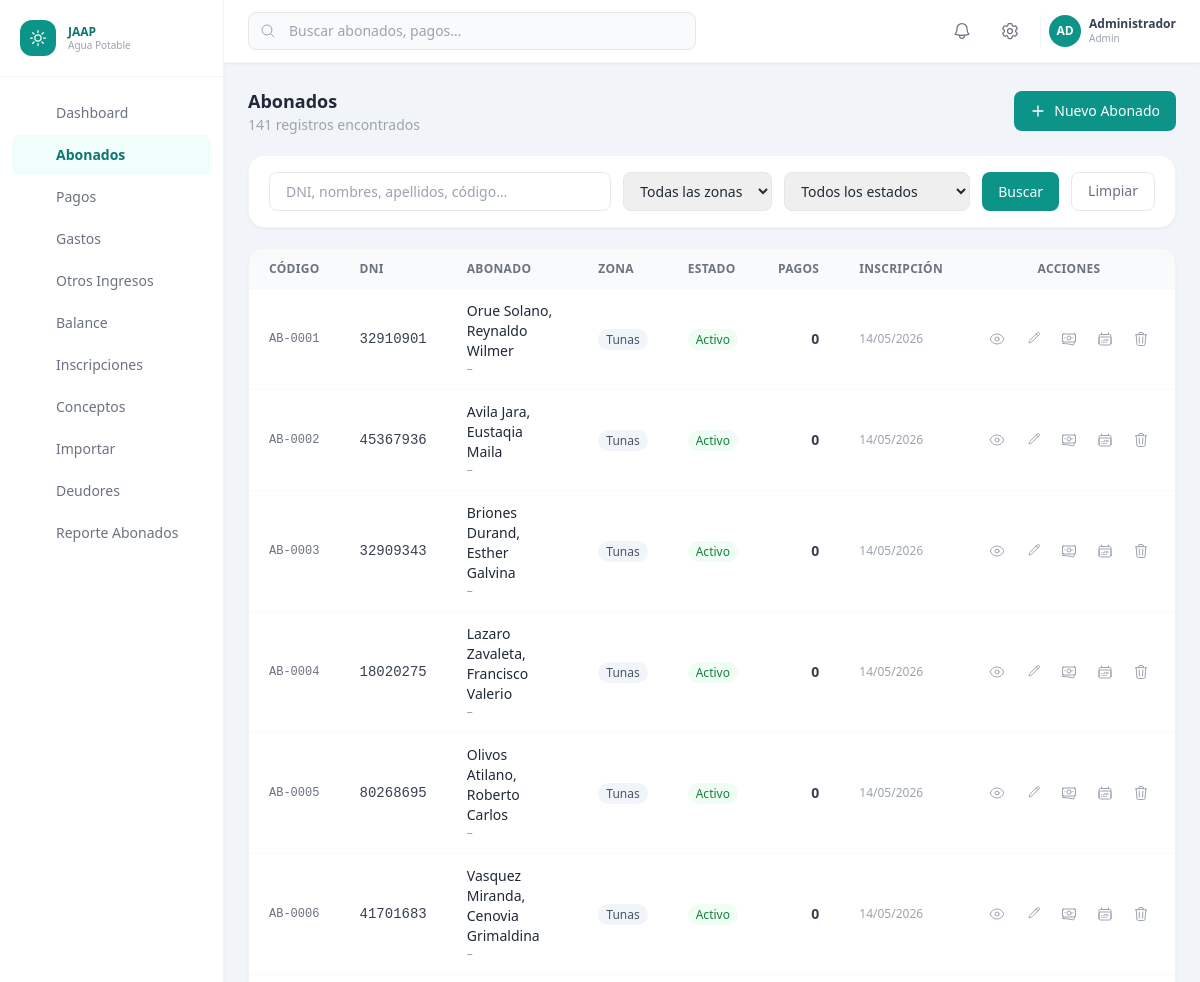
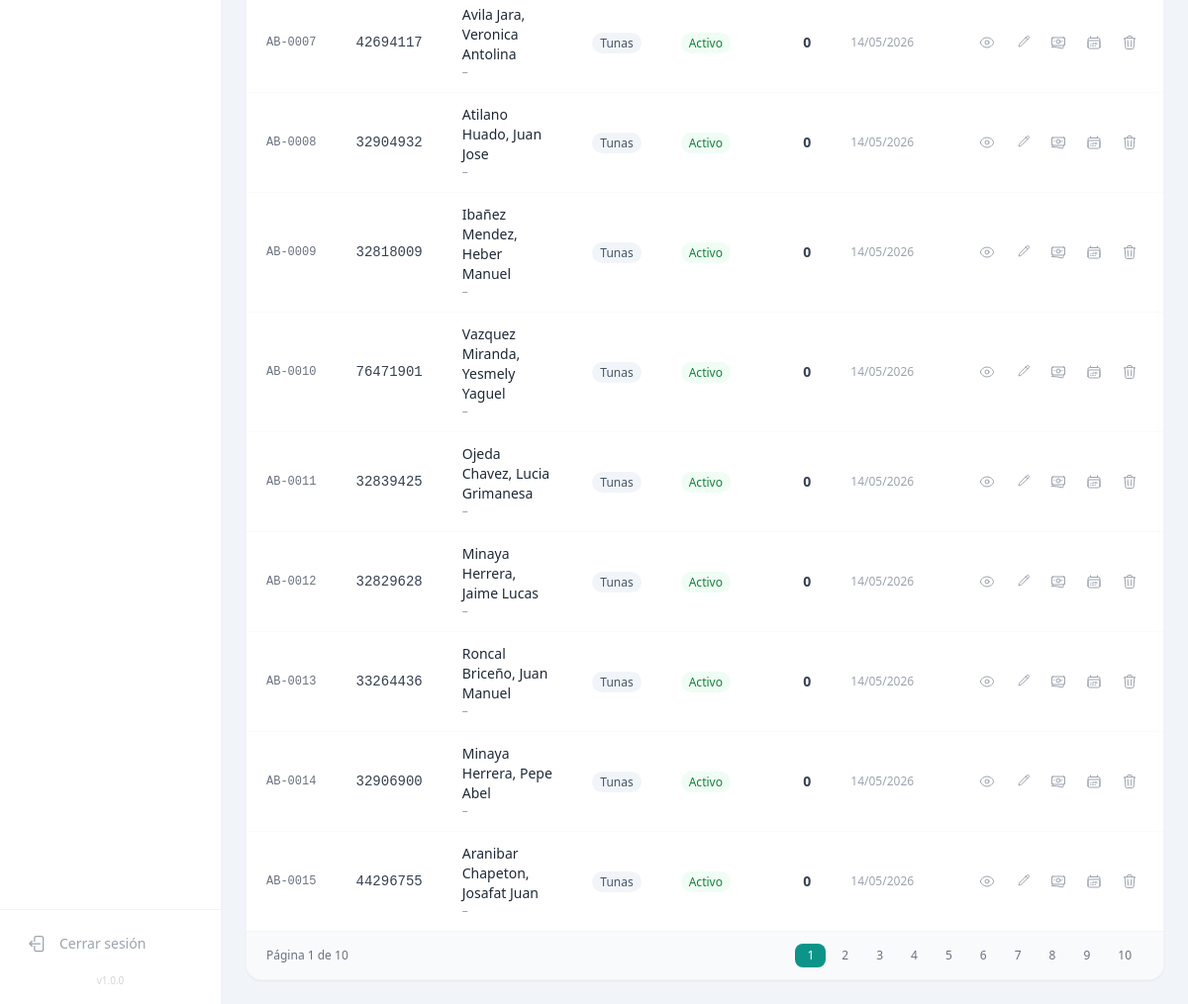
The app's page /abonados/index.php (signed in) with its own data (2 pictures, top to bottom).
### tables this page shows
CREATE TABLE `abonados` (
  `id`                INT UNSIGNED    NOT NULL AUTO_INCREMENT,
  `codigo`            VARCHAR(20)     NOT NULL COMMENT 'Código interno del abonado',
  `dni`               VARCHAR(8)      NOT NULL,
  `nombres`           VARCHAR(100)    NOT NULL,
  `apellidos`         VARCHAR(100)    NOT NULL,
  `fecha_nacimiento`  DATE            NULL,
  `departamento`      VARCHAR(100)    NOT NULL DEFAULT '',
  `provincia`         VARCHAR(100)    NOT NULL DEFAULT '',
  `distrito`          VARCHAR(100)    NOT NULL DEFAULT '',
  `direccion`         TEXT            NULL,
  `zona`              ENUM('porvenir','tunas','cerro_de_pasco') NOT NULL DEFAULT 'porvenir',
  `profesion`         VARCHAR(100)    NULL,
  `actividad`         VARCHAR(100)    NULL,
  `grado_instruccion` ENUM(
    'sin_instruccion','primaria_incompleta','primaria_completa',
    'secundaria_incompleta','secundaria_completa',
    'tecnico','universitario','posgrado'
  ) NOT NULL DEFAULT 'sin_instruccion',
  `estado_civil`      ENUM('soltero','casado','conviviente','viudo','divorciado') NOT NULL DEFAULT 'soltero',
  `telefono`          VARCHAR(15)     NULL,
  `email`             VARCHAR(100)    NULL,
  `numero_hijos`      TINYINT UNSIGNED NOT NULL DEFAULT 0,
  `fecha_inscripcion` DATE            NULL,
  `estado`            ENUM('activo','inactivo','cortado','suspension_temporal') NOT NULL DEFAULT 'activo',
  `observaciones`     TEXT            NULL,
  `creado_por`        INT UNSIGNED    NULL,
  `created_at`        TIMESTAMP       NOT NULL DEFAULT CURRENT_TIMESTAMP,
  `updated_at`        TIMESTAMP       NOT NULL DEFAULT CURRENT_TIMESTAMP ON UPDATE CURRENT_TIMESTAMP,
  PRIMARY KEY (`id`),
  UNIQUE KEY `uk_dni`    (`dni`),
  UNIQUE KEY `uk_codigo` (`codigo`),
  KEY `idx_zona`   (`zona`),
  KEY `idx_estado` (`estado`),
  CONSTRAINT `fk_abonado_creado` FOREIGN KEY (`creado_por`) REFERENCES `usuarios_sistema` (`id`) ON DELETE SET NULL
);

### config/config.php (called while the page is built, shortened)
<?php
function e(string $s): string
{
    return htmlspecialchars($s, ENT_QUOTES | ENT_HTML5, 'UTF-8');
}

### abonados/index.php (the view, shortened to what this page needs)
<?php
$pdo = getDB();
$buscar = trim($_GET['buscar'] ?? '');
$zona   = $_GET['zona']   ?? '';
$estado = $_GET['estado'] ?? '';
$page   = max(1, (int)($_GET['page'] ?? 1));
$limit  = 15;
$offset = ($page - 1) * $limit;
$where  = ['1=1'];
$params = [];
$whereStr = implode(' AND ', $where);
$total = $pdo->prepare("SELECT COUNT(*) FROM abonados a WHERE $whereStr");
$total->execute($params);
$totalRows = (int)$total->fetchColumn();
$totalPages = max(1, (int)ceil($totalRows / $limit));
$stmt = $pdo->prepare("
    SELECT a.*,
           (SELECT COUNT(*) FROM pagos p WHERE p.abonado_id = a.id) AS total_pagos
    FROM abonados a
    WHERE $whereStr
    ORDER BY a.created_at DESC
    LIMIT $limit OFFSET $offset
");
$stmt->execute($params);
$abonados = $stmt->fetchAll();
$periodoS1 = $pdo->query(
    "SELECT id, nombre, anio FROM periodos_cobro
     WHERE semestre = '1' AND estado IN ('activo','pendiente')
     ORDER BY anio DESC LIMIT 1"
)->fetch() ?: null;
$conceptoTarifa = $periodoS1
    ? ($pdo->query("SELECT id FROM conceptos WHERE tipo = 'tarifa_mensual' AND activo = 1 LIMIT 1")->fetch() ?: null)
    : null;
$pagadosS1 = [];
if ($periodoS1 && $abonados) {
    $ids = array_column($abonados, 'id');
    $ph  = implode(',', array_fill(0, count($ids), '?'));
    $stP = $pdo->prepare("SELECT DISTINCT abonado_id FROM pagos WHERE periodo_id = ? AND abonado_id IN ($ph)");
    $stP->execute(array_merge([$periodoS1['id']], $ids));
    $pagadosS1 = array_flip($stP->fetchAll(PDO::FETCH_COLUMN));
}
require_once __DIR__ . '/../includes/header.php';
require_once __DIR__ . '/../includes/sidebar.php';
?>
<div class="flex flex-col flex-1 overflow-hidden">
  <?php require_once __DIR__ . '/../includes/topbar.php'; ?>
  <main class="flex-1 overflow-y-auto p-6 space-y-5">
    <div class="flex flex-col sm:flex-row sm:items-center justify-between gap-3">
      <div>
        <h1 class="text-lg font-bold text-gray-800">Abonados</h1>
        <p class="text-sm text-gray-400"><?= number_format($totalRows) ?> registros encontrados</p>
      </div>
      <a href="<?= APP_URL ?>/abonados/crear.php"
         class="inline-flex items-center gap-2 bg-brand-600 hover:bg-brand-700 text-white text-sm font-medium
                px-4 py-2.5 rounded-lg transition-colors">
        <svg class="w-4 h-4" fill="none" viewBox="0 0 24 24" stroke-width="2" stroke="currentColor">
          <path stroke-linecap="round" stroke-linejoin="round" d="M12 4.5v15m7.5-7.5h-15" />
        </svg>
        Nuevo Abonado
      </a>
    </div>
    <form method="GET" class="bg-white rounded-2xl shadow-sm border border-gray-100 px-5 py-4">
      <div class="flex flex-col sm:flex-row gap-3">
        <input name="buscar" value="<?= e($buscar) ?>" placeholder="DNI, nombres, apellidos, código…"
               class="flex-1 px-4 py-2 text-sm border border-gray-200 rounded-lg focus:outline-none focus:ring-2 focus:ring-brand-300">
        <select name="zona" class="px-3 py-2 text-sm border border-gray-200 rounded-lg focus:outline-none focus:ring-2 focus:ring-brand-300">
          <option value="">Todas las zonas</option>
        </select>
        <select name="estado" class="px-3 py-2 text-sm border border-gray-200 rounded-lg focus:outline-none focus:ring-2 focus:ring-brand-300">
          <option value="">Todos los estados</option>
        </select>
        <button type="submit"
                class="bg-brand-600 hover:bg-brand-700 text-white text-sm font-medium px-4 py-2 rounded-lg transition-colors">
          Buscar
        </button>
        <a href="<?= APP_URL ?>/abonados/index.php"
           class="border border-gray-200 text-gray-500 hover:text-gray-700 text-sm font-medium px-4 py-2 rounded-lg transition-colors">
          Limpiar
        </a>
      </div>
    </form>
    <div class="bg-white rounded-2xl shadow-sm border border-gray-100 overflow-hidden">
      <div class="overflow-x-auto">
        <table class="w-full text-sm">
          <thead class="bg-gray-50 text-xs text-gray-500 uppercase tracking-wide">
            <tr>
              <th class="px-5 py-3 text-left">Código</th>
              <th class="px-5 py-3 text-left">DNI</th>
              <th class="px-5 py-3 text-left">Abonado</th>
              <th class="px-5 py-3 text-left">Zona</th>
              <th class="px-5 py-3 text-left">Estado</th>
              <th class="px-5 py-3 text-right">Pagos</th>
              <th class="px-5 py-3 text-left">Inscripción</th>
              <th class="px-5 py-3 text-center">Acciones</th>
            </tr>
          </thead>
          <tbody class="divide-y divide-gray-50">
            <?php foreach ($abonados as $a): ?>
            <?php $yaPago = isset($pagadosS1[$a['id']]); ?>
            <tr class="transition-colors <?= $yaPago ? 'bg-emerald-50 hover:bg-emerald-100' : 'hover:bg-gray-50' ?>">
              <td class="px-5 py-3 font-mono text-xs text-gray-500"><?= e($a['codigo']) ?></td>
              <td class="px-5 py-3 font-mono text-gray-700"><?= e($a['dni']) ?></td>
              <td class="px-5 py-3">
                <div class="font-medium text-gray-800"><?= e($a['apellidos'] . ', ' . $a['nombres']) ?></div>
                <div class="text-xs text-gray-400"><?= e($a['distrito'] . ' – ' . $a['provincia']) ?></div>
              </td>
              <td class="px-5 py-3">
                <span class="capitalize text-xs font-medium px-2 py-0.5 rounded-full bg-slate-100 text-slate-600">
                  <?= e(ZONAS[$a['zona']] ?? $a['zona']) ?>
                </span>
              </td>
              <td class="px-5 py-3">
                <?php
                  $estadoClases = [
                    'activo'     => 'bg-green-50 text-green-700',
                    'inactivo'   => 'bg-gray-100 text-gray-500',
                    'cortado'    => 'bg-red-50 text-red-600',
                    'suspension_temporal' => 'bg-amber-50 text-amber-700',
                  ];
                  $cls = $estadoClases[$a['estado']] ?? 'bg-gray-100 text-gray-500';
                ?>
                <span class="<?= $cls ?> text-xs font-medium px-2 py-0.5 rounded-full capitalize">
                  <?= e(ESTADOS_ABONADO[$a['estado']] ?? $a['estado']) ?>
                </span>
              </td>
              <td class="px-5 py-3 text-right font-semibold text-gray-700"><?= (int)$a['total_pagos'] ?></td>
              <td class="px-5 py-3 text-xs text-gray-400">
                <?= $a['fecha_inscripcion'] ? date('d/m/Y', strtotime($a['fecha_inscripcion'])) : '—' ?>
              </td>
              <td class="px-5 py-3">
                <div class="flex items-center justify-center gap-2">
                  <a href="<?= APP_URL ?>/abonados/ver.php?id=<?= $a['id'] ?>"
                     title="Ver" class="p-1.5 rounded-lg hover:bg-teal-50 text-gray-400 hover:text-teal-600 transition">
                  </a>
                  <a href="<?= APP_URL ?>/abonados/editar.php?id=<?= $a['id'] ?>"
                     title="Editar" class="p-1.5 rounded-lg hover:bg-blue-50 text-gray-400 hover:text-blue-600 transition">
                    <svg class="w-4 h-4" fill="none" viewBox="0 0 24 24" stroke-width="1.5" stroke="currentColor">
                      <path stroke-linecap="round" stroke-linejoin="round" d="m16.862 4.487 1.687-1.688a1.875 1.875 0 1 1 2.652 2.652L10.582 16.07a4.5 4.5 0 0 1-1.897 1.13L6 18l.8-2.685a4.5 4.5 0 0 1 1.13-1.897l8.932-8.931Zm0 0L19.5 7.125" />
                    </svg>
                  </a>
                  <a href="<?= APP_URL ?>/pagos/registrar.php?abonado_id=<?= $a['id'] ?>"
                     title="Registrar pago" class="p-1.5 rounded-lg hover:bg-green-50 text-gray-400 hover:text-green-600 transition">
                  </a>
                  <?php if ($periodoS1 && $conceptoTarifa): ?>
                  <?php if ($yaPago): ?>
                  <span title="Semestre 1 <?= (int)$periodoS1['anio'] ?> pagado"
                        class="p-1.5 rounded-lg text-emerald-500 cursor-default">
                    <svg class="w-4 h-4" fill="none" viewBox="0 0 24 24" stroke-width="2" stroke="currentColor">
                      <path stroke-linecap="round" stroke-linejoin="round" d="M9 12.75 11.25 15 15 9.75M21 12a9 9 0 1 1-18 0 9 9 0 0 1 18 0Z" />
                    </svg>
                  </span>
                  <?php else: ?>
                  <button type="button"
                          title="Pago Semestre 1 <?= (int)$periodoS1['anio'] ?>"
                          data-abonado="<?= $a['id'] ?>"
                          data-concepto="<?= (int)$conceptoTarifa['id'] ?>"
                          data-periodo="<?= (int)$periodoS1['id'] ?>"
                          data-monto="60"
                          onclick="pagarS1(this)"
                          class="p-1.5 rounded-lg hover:bg-emerald-50 text-gray-400 hover:text-emerald-600 transition">
                  </button>
                  <?php endif; ?>
                  <?php endif; ?>
                  <a href="<?= APP_URL ?>/abonados/eliminar.php?id=<?= $a['id'] ?>"
                     title="Eliminar"
                     onclick="return confirm('¿Eliminar abonado <?= e(addslashes($a['apellidos'] . ' ' . $a['nombres'])) ?>?\nEsta acción no se puede deshacer.')"
                     class="p-1.5 rounded-lg hover:bg-red-50 text-gray-400 hover:text-red-500 transition">
                  </a>
                </div>
              </td>
            </tr>
            <?php endforeach; ?>
          </tbody>
        </table>
      </div>
      <?php if ($totalPages > 1): ?>
      <div class="flex items-center justify-between px-5 py-3 border-t border-gray-100 bg-gray-50 text-xs text-gray-500">
        <span>Página <?= $page ?> de <?= $totalPages ?></span>
        <div class="flex gap-1">
          <?php for ($i = 1; $i <= $totalPages; $i++): ?>
            <a href="?buscar=<?= urlencode($buscar) ?>&zona=<?= urlencode($zona) ?>&estado=<?= urlencode($estado) ?>&page=<?= $i ?>"
               class="px-3 py-1 rounded-lg <?= $i === $page ? 'bg-brand-600 text-white' : 'hover:bg-gray-200' ?>">
              <?= $i ?>
            </a>
          <?php endfor; ?>
        </div>
      </div>
      <?php endif; ?>
    </div>
  </main>
</div>
<?php require_once __DIR__ . '/../includes/footer.php'; ?>

### records on screen
abonados: codigo "AB-0001", dni "32910901", apellidos+nombres "Orue Solano, Reynaldo Wilmer", distrito+provincia "–", zona "Tunas", estado "Activo", total_pagos "0", fecha_inscripcion "14/05/2026"
abonados: codigo "AB-0002", dni "45367936", apellidos+nombres "Avila Jara, Eustaqia Maila", distrito+provincia "–", zona "Tunas", estado "Activo", total_pagos "0", fecha_inscripcion "14/05/2026"
abonados: codigo "AB-0003", dni "32909343", apellidos+nombres "Briones Durand, Esther Galvina", distrito+provincia "–", zona "Tunas", estado "Activo", total_pagos "0", fecha_inscripcion "14/05/2026"
abonados: codigo "AB-0004", dni "18020275", apellidos+nombres "Lazaro Zavaleta, Francisco Valerio", distrito+provincia "–", zona "Tunas", estado "Activo", total_pagos "0", fecha_inscripcion "14/05/2026"
abonados: codigo "AB-0005", dni "80268695", apellidos+nombres "Olivos Atilano, Roberto Carlos", distrito+provincia "–", zona "Tunas", estado "Activo", total_pagos "0", fecha_inscripcion "14/05/2026"
abonados: codigo "AB-0006", dni "41701683", apellidos+nombres "Vasquez Miranda, Cenovia Grimaldina", distrito+provincia "–", zona "Tunas", estado "Activo", total_pagos "0", fecha_inscripcion "14/05/2026"
abonados: codigo "AB-0007", dni "42694117", apellidos+nombres "Avila Jara, Veronica Antolina", distrito+provincia "–", zona "Tunas", estado "Activo", total_pagos "0", fecha_inscripcion "14/05/2026"
abonados: codigo "AB-0008", dni "32904932", apellidos+nombres "Atilano Huado, Juan Jose", distrito+provincia "–", zona "Tunas", estado "Activo", total_pagos "0", fecha_inscripcion "14/05/2026"
abonados: codigo "AB-0009", dni "32818009", apellidos+nombres "Ibañez Mendez, Heber Manuel", distrito+provincia "–", zona "Tunas", estado "Activo", total_pagos "0", fecha_inscripcion "14/05/2026"
abonados: codigo "AB-0010", dni "76471901", apellidos+nombres "Vazquez Miranda, Yesmely Yaguel", distrito+provincia "–", zona "Tunas", estado "Activo", total_pagos "0", fecha_inscripcion "14/05/2026"
abonados: codigo "AB-0011", dni "32839425", apellidos+nombres "Ojeda Chavez, Lucia Grimanesa", distrito+provincia "–", zona "Tunas", estado "Activo", total_pagos "0", fecha_inscripcion "14/05/2026"
abonados: codigo "AB-0012", dni "32829628", apellidos+nombres "Minaya Herrera, Jaime Lucas", distrito+provincia "–", zona "Tunas", estado "Activo", total_pagos "0", fecha_inscripcion "14/05/2026"
abonados: codigo "AB-0013", dni "33264436", apellidos+nombres "Roncal Briceño, Juan Manuel", distrito+provincia "–", zona "Tunas", estado "Activo", total_pagos "0", fecha_inscripcion "14/05/2026"
abonados: codigo "AB-0014", dni "32906900", apellidos+nombres "Minaya Herrera, Pepe Abel", distrito+provincia "–", zona "Tunas", estado "Activo", total_pagos "0", fecha_inscripcion "14/05/2026"
abonados: codigo "AB-0015", dni "44296755", apellidos+nombres "Aranibar Chapeton, Josafat Juan", distrito+provincia "–", zona "Tunas", estado "Activo", total_pagos "0", fecha_inscripcion "14/05/2026"

### other values on screen
$item['label'] "Dashboard"
$item['label'] "Abonados"
$item['label'] "Pagos"
$item['label'] "Gastos"
$item['label'] "Otros Ingresos"
$item['label'] "Balance"
$item['label'] "Inscripciones"
$item['label'] "Conceptos"
$item['label'] "Importar"
$item['label'] "Deudores"
$item['label'] "Reporte Abonados"
APP_VERSION "1.0.0"
mb_substr($user['nombre'], 0, 2) "AD"
$user['nombre'] "Administrador"
$user['rol'] "Admin"
